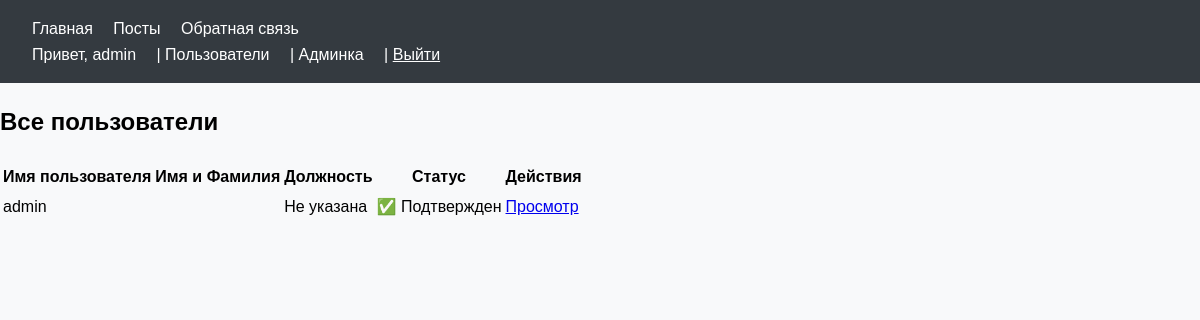
The app's page /users/ (signed in), older data.
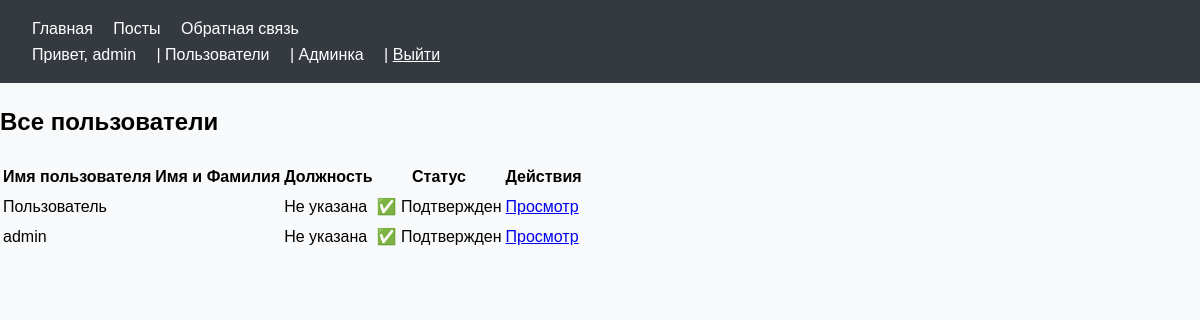
The same page, newer data.
### users/models.py (models this page shows, shortened)
class User(AbstractUser):
    skills = models.TextField('Сильные навыки', blank=True)
    position = models.CharField('Должность', max_length=100, blank=True)
    is_approved = models.BooleanField('Подтверждённый аккаунт', default=False)

### users/views.py (the view)
# urls.py: path('', views.user_list, name='user_list'),
@login_required
def user_list(request):
    if not request.user.is_staff:
        messages.error(request, 'У вас нет прав для просмотра этой страницы')
        return redirect('home')
    users = User.objects.all().order_by('-date_joined')
    return render(request, 'users/user_list.html', {'users': users})

### users/templates/users/user_list.html (shortened to what this page needs)
{% extends 'base.html' %}
{% block content %}
  <h2>Все пользователи</h2>
  <table>
    <thead>
      <tr>
        <th>Имя пользователя</th>
        <th>Имя и Фамилия</th>
        <th>Должность</th>
        <th>Статус</th>
        <th>Действия</th>
      </tr>
    </thead>
    <tbody>
      {% for user in users %}
        <tr>
          <td>{{ user.username }}</td>
          <td>{{ user.first_name }} {{ user.last_name }}</td>
          <td>{{ user.position|default:'Не указана' }}</td>
          <td>
            {% if user.is_approved %}
              ✅ Подтвержден
            {% else %}
              ⏳ Ожидает
            {% endif %}
          </td>
          <td>
            <a href="{% url 'user_detail' user.id %}">Просмотр</a>
          </td>
        </tr>
      {% endfor %}
    </tbody>
  </table>
{% endblock %}

### templates/base.html (shortened to what this page needs)
<!DOCTYPE html>
<html lang="ru">
  <head>
    {% load static %}
    <link rel="stylesheet" href="{% static 'css/style.css' %}" />
    <link rel="stylesheet" href="{% static 'css/posts.css' %}" />
    <link rel="stylesheet" href="{% static 'css/feedback.css' %}">
  </head>
  <body>
    <nav class="navbar">
      <div>
        <a href="{% url 'home' %}">Главная</a>
        <a href="{% url 'post_list' %}">Посты</a>
        <a href="{% url 'feedback_list' %}">Обратная связь</a>
      </div>
      <div class="user-info">
        {% if user.is_authenticated %}
          Привет, <a href="{% url 'profile' %}">{{ user.username }}</a>{% if user.is_staff %}
            | <a href="{% url 'user_list' %}">Пользователи</a>
            | <a href="{% url 'admin:index' %}">Админка</a>
          {% endif %}|<form action="{% url 'logout' %}" method="post" style="display: inline;">
            <button type="submit" style="background: none; border: none; color: white; cursor: pointer; text-decoration: underline; padding: 0; margin: 0;">Выйти</button>
          </form>
        {% else %}
          <a href="{% url 'login' %}">Войти</a>
        {% endif %}
      </div>
    </nav>
    <main>
      {% block content %}
      {% endblock %}
    </main>
  </body>
</html>

Row changes from the older to the newer data that the page shows:
added User: username "Пользователь", position "Не указана", is_approved "✅ Подтвержден"
